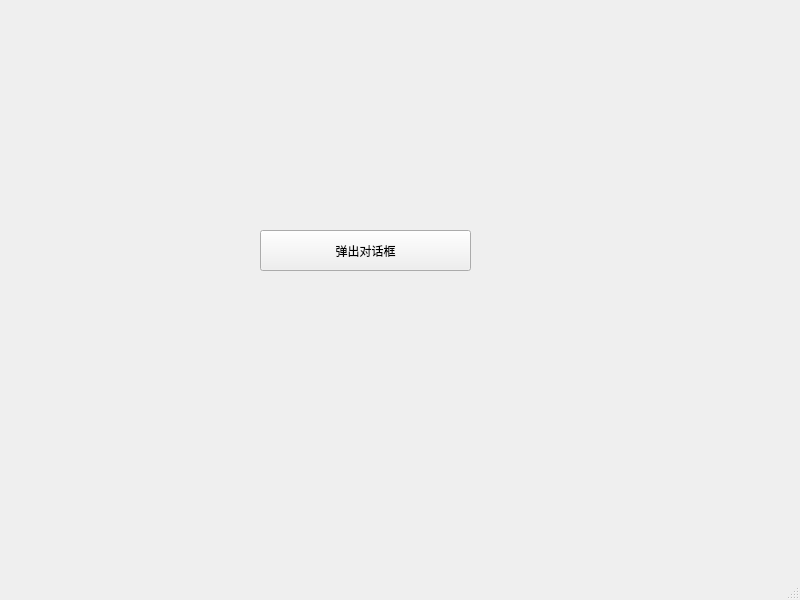
<?xml version="1.0" encoding="UTF-8"?>
<ui version="4.0">
 <class>MainWindow</class>
 <widget class="QMainWindow" name="MainWindow">
  <property name="geometry">
   <rect>
    <x>0</x>
    <y>0</y>
    <width>800</width>
    <height>600</height>
   </rect>
  </property>
  <property name="windowTitle">
   <string>MainWindow</string>
  </property>
  <widget class="QWidget" name="centralwidget">
   <widget class="QPushButton" name="pushButton">
    <property name="geometry">
     <rect>
      <x>260</x>
      <y>230</y>
      <width>211</width>
      <height>41</height>
     </rect>
    </property>
    <property name="text">
     <string>弹出对话框</string>
    </property>
   </widget>
  </widget>
  <widget class="QMenuBar" name="menubar">
   <property name="geometry">
    <rect>
     <x>0</x>
     <y>0</y>
     <width>800</width>
     <height>21</height>
    </rect>
   </property>
  </widget>
  <widget class="QStatusBar" name="statusbar"/>
 </widget>
 <resources/>
 <connections/>
</ui>
